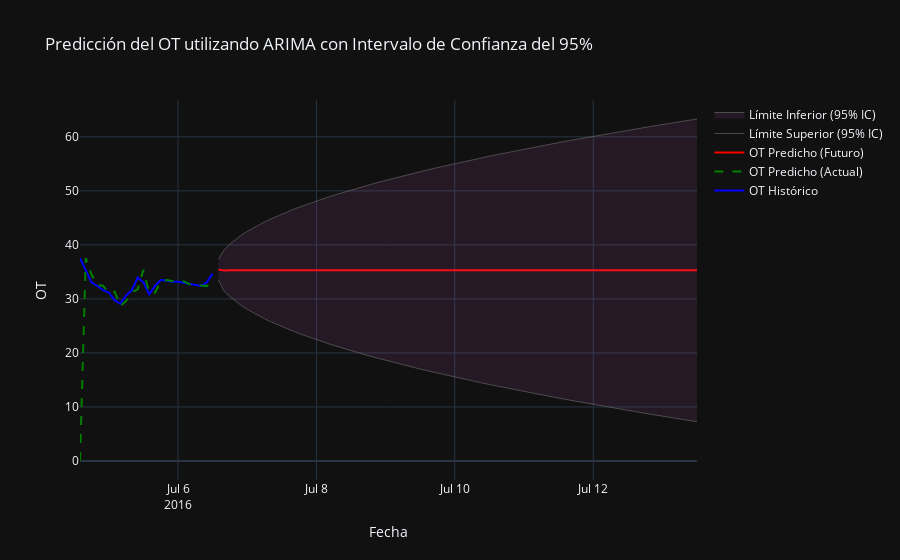

Source (notebook cell):
### Markdown cell above
CONCLUSIONS:

1. Easiest Series to Predict: LUFL and LULL are the best, with very low errors and stable data. We can trust their forecasts.

2. Hardest Series to Predict: OT is tricky because its data lacks a clear pattern, and our models don’t do much better than a simple guess (using the last value). It needs more work.

3. Best Models: ARIMA works well for most series, but for LULL, a simpler model (SES) is better. For OT, no model stands out yet.

4. Forecasts: The forecasts for July 7th are reasonable, but OT has more uncertainty (a wider error range). We can use them, but be cautious with OT.

5. One-Week Challenge: Predicting a full week with just one or two days of data is tough. To improve, we need more data or better methods.

Next Steps: 

-Keep using the current models for LUFL and LULL—they’re working fine.

-For OT, find more data or try new ideas to make it better.

-If we want longer forecasts, add more days of data.

### Code cell
import numpy as np
import pandas as pd
import plotly.graph_objects as go
from statsmodels.tsa.arima.model import ARIMA
from statsmodels.tsa.stattools import adfuller
from sklearn.metrics import mean_squared_error
from math import sqrt
import warnings
warnings.filterwarnings("ignore")
from datetime import datetime, timedelta

# Cargar datos
data = pd.read_csv("https://huggingface.co/datasets/pkr7098/time-series-forecasting-datasets/resolve/main/ETTh2.csv")
data['date'] = pd.to_datetime(data['date'])
data = data.head(168)
data.set_index('date', inplace=True)
data_2h = data.resample('2H').mean()
ot_data = data_2h[['OT']].dropna()

# Split the data into training and test sets (80% train, 20% test)
total_rows = len(ot_data)
train_size = int(total_rows * 0.8)
test_size = total_rows - train_size
train = ot_data['OT'][:train_size]
test = ot_data['OT'][train_size:]

# 3. Stationarity Testing (Dickey-Fuller)
def dickey_fuller_test(series, column_name):
    print(f'Resultados de la prueba de Dickey-Fuller para columna: {column_name}')
    dftest = adfuller(series, autolag='AIC')
    dfoutput = pd.Series(dftest[0:4], index=['Test Statistic', 'p-value', 'No Lags Used', 'Número de observaciones utilizadas'])
    for key, value in dftest[4].items():
        dfoutput[f'Critical Value ({key})'] = value
    print(dfoutput)
    if dftest[1] <= 0.05:
        print("Conclusión: Los datos son estacionarios")
    else:
        print("Conclusión: Los datos no son estacionarios")
    return dftest[1]  # Return p-value

# Get p-value from first test
p_value = dickey_fuller_test(train, "OT")

# Use the last two days (24 points at 2-hour intervals) for modeling
last_two_days = train[-24:]  # 2 days = 24 data points

# Fit ARIMA model (p,d,q) - Usamos (1,1,1) como punto de partida
# Si no es estacionaria, d=1; si es estacionaria, d=0
d = 1 if p_value > 0.05 else 0
model = ARIMA(last_two_days, order=(1, d, 1))
model_fit = model.fit()

# Forecast for one week (7 days = 7 * 12 = 84 data points at 2-hour intervals)
forecast_steps = 84
forecast = model_fit.forecast(steps=forecast_steps)

# Confidence intervals from ARIMA
forecast_obj = model_fit.get_forecast(steps=forecast_steps)
ci_lower = forecast_obj.conf_int()['lower OT']
ci_upper = forecast_obj.conf_int()['upper OT']

# Create a date range for the forecast
last_date = last_two_days.index[-1]
forecast_dates = pd.date_range(start=last_date + timedelta(hours=2), periods=forecast_steps, freq='2H')

# Create a DataFrame for the forecast with confidence intervals
forecast_ci_df = pd.DataFrame({
    'OT_Predicho': forecast,
    'CI_Lower': ci_lower,
    'CI_Upper': ci_upper
}, index=forecast_dates)

# Combine historical and forecast data
historical_pred_df = pd.DataFrame({
    'OT_Historico': last_two_days,
    'OT_Predicho': model_fit.fittedvalues
})

combined_df = pd.concat([historical_pred_df, forecast_ci_df], axis=0)

# Visualize the results
fig = go.Figure()

# Add historical values
fig.add_trace(go.Scatter(
    x=combined_df.index,
    y=combined_df['OT_Historico'],
    mode='lines',
    name='OT Histórico',
    line=dict(color='blue')
))

# Add predicted values for historical data
fig.add_trace(go.Scatter(
    x=combined_df.index[:len(last_two_days)],
    y=combined_df['OT_Predicho'][:len(last_two_days)],
    mode='lines',
    name='OT Predicho (Actual)',
    line=dict(color='green', dash='dash')
))

# Add future forecast
fig.add_trace(go.Scatter(
    x=forecast_ci_df.index,
    y=forecast_ci_df['OT_Predicho'],
    mode='lines',
    name='OT Predicho (Futuro)',
    line=dict(color='red')
))

# Add 95% confidence interval
fig.add_trace(go.Scatter(
    x=forecast_ci_df.index,
    y=forecast_ci_df['CI_Upper'],
    mode='lines',
    name='Límite Superior (95% IC)',
    line=dict(color='gray', width=0.5)
))

fig.add_trace(go.Scatter(
    x=forecast_ci_df.index,
    y=forecast_ci_df['CI_Lower'],
    mode='lines',
    name='Límite Inferior (95% IC)',
    line=dict(color='gray', width=0.5),
    fill='tonexty',
    fillcolor='rgba(200, 100, 200, 0.1)'
))

# Customize the plot
fig.update_layout(
    title='Predicción del OT utilizando ARIMA con Intervalo de Confianza del 95%',
    xaxis_title='Fecha',
    yaxis_title='OT',
    hovermode='x unified',
    template="plotly_dark",
    showlegend=True
)

# Show the plot
fig.show()

# Calculate error metrics on the test set
pred_test = model_fit.forecast(steps=len(test))
rmse = sqrt(mean_squared_error(test, pred_test))
mae = np.mean(np.abs(test - pred_test))
print(f"RMSE on test set: {rmse}")
print(f"MAE on test set: {mae}")

# Naive forecast: Use the last value of the training set for all test predictions
naive_forecast = np.full_like(test, test.iloc[0])

# Calculate error metrics for the naive forecast
rmse_naive = sqrt(mean_squared_error(test, naive_forecast))
mae_naive = np.mean(np.abs(test - naive_forecast))

print(f"Naive Forecast RMSE: {rmse_naive}")
print(f"Naive Forecast MAE: {mae_naive}")

# Print maximum and minimum of the series
print(f"Máximo: {ot_data['OT'].max()}")
print(f"Mínimo: {ot_data['OT'].min()}")
